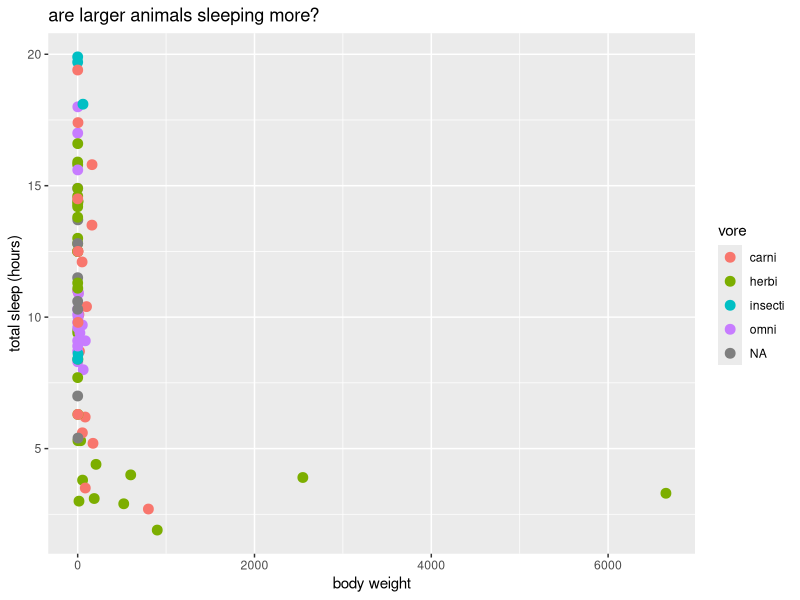
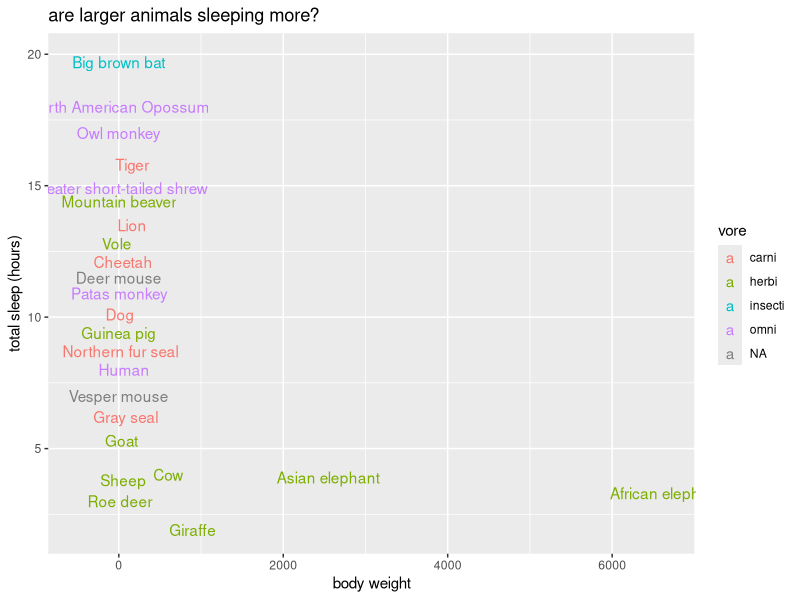
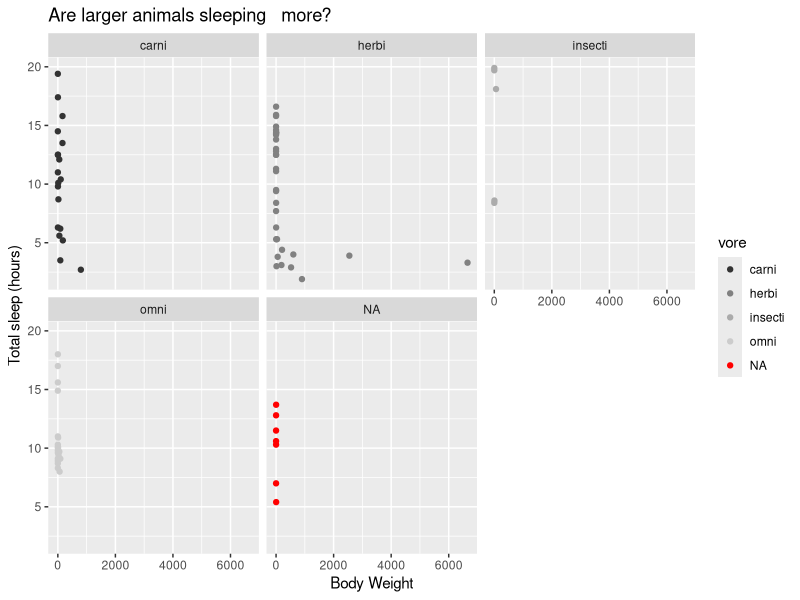
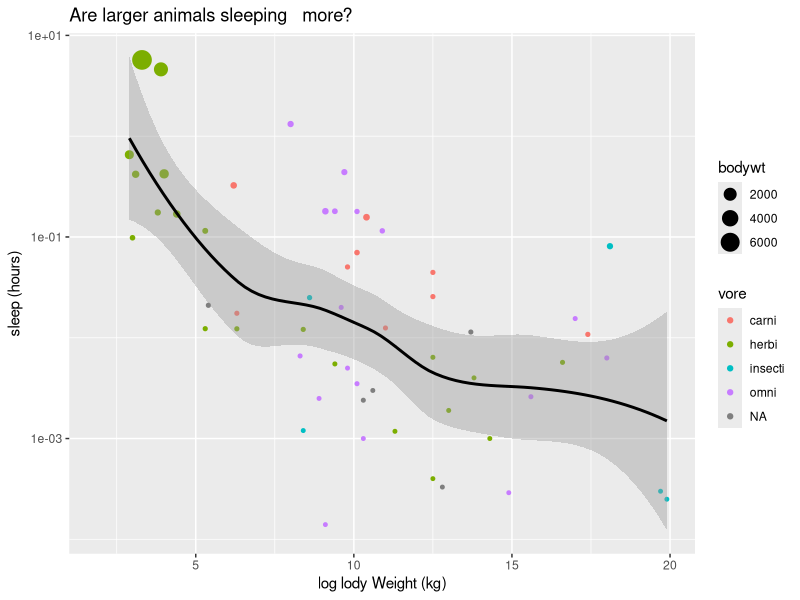
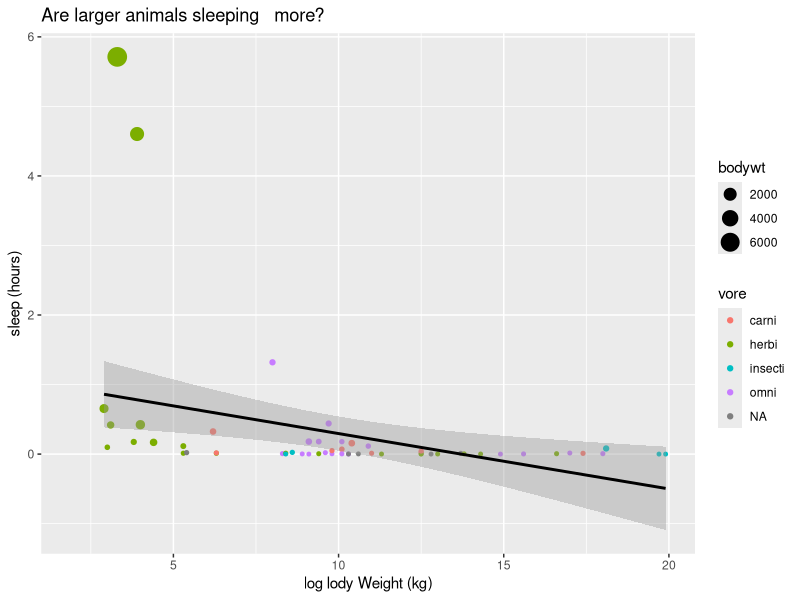
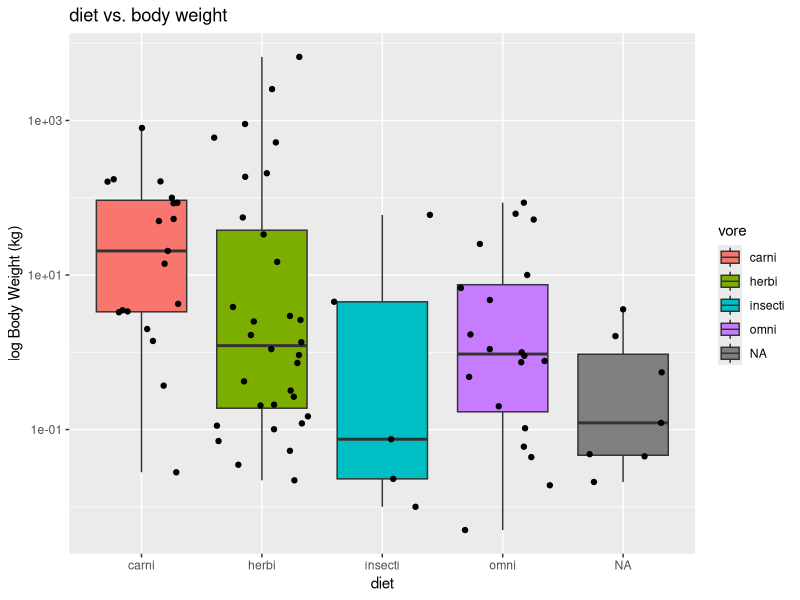
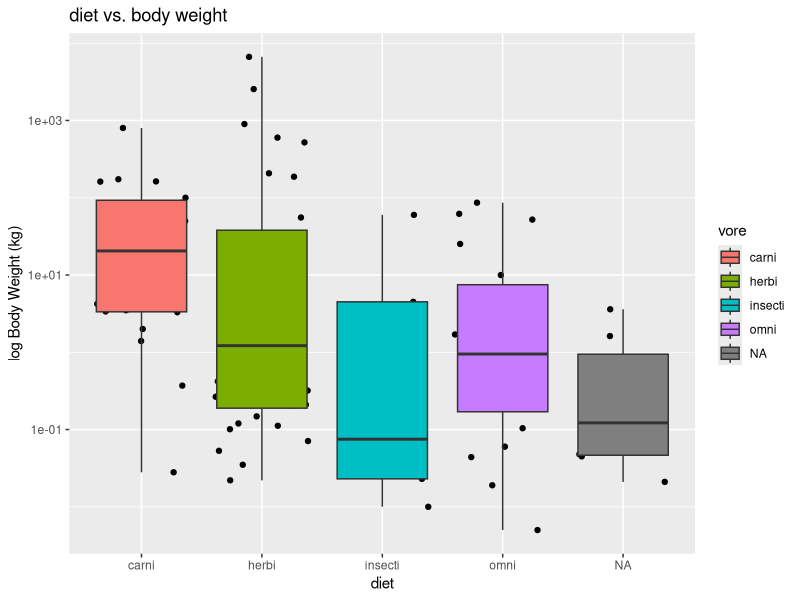
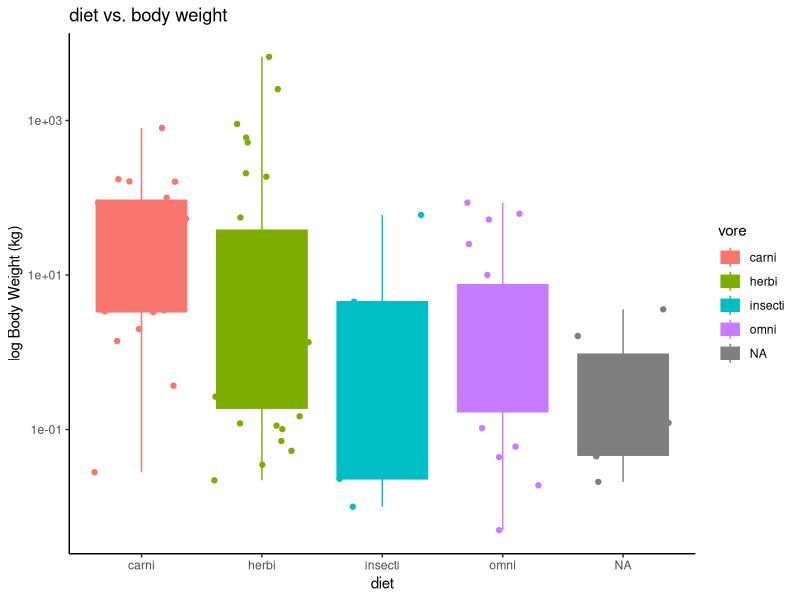

Recreate these plots in R, in order. (Note: this script raises an error after producing the figures.)
# Install.packages("tidyverse")
# Install.packages("dplyr")
# install.packages("corrplot")
# install.packages("MuMIn")
# install.packages("data.table")
# install.packages("car")
# install.packages("ggplot2")
# install.packages("RColorBrewer")
# install.packages("GGally")

library(ggplot2)
library(RColorBrewer)

# data----
data("msleep")
str(msleep)
View(msleep)

class(msleep$vore) # class of a single variable 

# do larget animals sleep a lot?----
ggplot(msleep, aes(x=bodywt, y=sleep_total))+
  geom_point(size=3, aes(color=vore))+
  xlab('body weight')+
  ylab('total sleep (hours)')+
  ggtitle('are larger animals sleeping more?')

# we would like to see what is the large animal
ggplot(msleep, aes(x=bodywt, y=sleep_total, label=name, color=vore))+
  geom_text(check_overlap = T)+
  xlab('body weight')+
  ylab('total sleep (hours)')+
  ggtitle('are larger animals sleeping more?')+
  xlim(-500, NA) # this will allow all the names to fit nicely

# faceting----
ggplot(msleep, aes(x=bodywt, y=sleep_total,  label=name, color=vore))+
  geom_point()+
  xlab("Body Weight")+
  ylab("Total sleep (hours)")+
  facet_wrap(~vore)+  
  ggtitle("Are larger animals sleeping   more?")+
  scale_colour_grey()
  
ggplot(msleep, aes(x=sleep_total, y=brainwt))+
  geom_point(aes(color=vore, size=bodywt))+
  geom_smooth(SE=F, color='black')+
  xlab("log lody Weight (kg)")+
  ylab("sleep (hours)")+
  ggtitle("Are larger animals sleeping   more?")+
  scale_y_continuous(trans='log10')
  
ggplot(msleep, aes(x=sleep_total, y=brainwt))+
  geom_point(aes(color=vore, size=bodywt))+
  geom_smooth(method = 'lm', SE=T, color='black')+ # add method lm and standared error
  xlab("log lody Weight (kg)")+
  ylab("sleep (hours)")+
  ggtitle("Are larger animals sleeping   more?")

ggplot(msleep, aes(x= vore, y= bodywt))+
  geom_boxplot(aes(fill=vore))+
  geom_jitter()+
  xlab("diet")+
  ylab("log Body Weight (kg)")+
  ggtitle("diet vs. body weight")+
  scale_y_continuous(trans='log10')

ggplot(msleep, aes(x= vore, y= bodywt))+
  geom_jitter ()+
  geom_boxplot(aes(fill=vore))+
  xlab("diet")+
  ylab("log Body Weight (kg)")+
  ggtitle("diet vs. body weight")+
  scale_y_continuous(trans='log10')

ggplot(msleep, aes(x= vore, y= bodywt, color=vore, fill=vore))+
  geom_jitter()+
  geom_boxplot()+ # can add color='black' inside ()
  theme(axis.line.x = element_text(angle = 90))+
  xlab("diet")+
  ylab("log Body Weight (kg)")+
  ggtitle("diet vs. body weight")+
  scale_y_continuous(trans='log10')+
  theme_classic()+ 
  ggsave("my_plot.jpg") # to save the plot

names(msleep)

ggplot(msleep, aes(x= vore, y= bodywt, fill=vore))+
  geom_jitter()+
  geom_boxplot()+ # can add color='black' inside ()
  theme(axis.line.x = element_text(angle = 90))+
  xlab("diet")+
  ylab("log Body Weight (kg)")+
  ggtitle("diet vs. body weight")+
  scale_y_continuous(trans='log10')+
  theme_classic()+
  scale_fill_brewer(palette = "BuGn") # using RColorBrewer package
